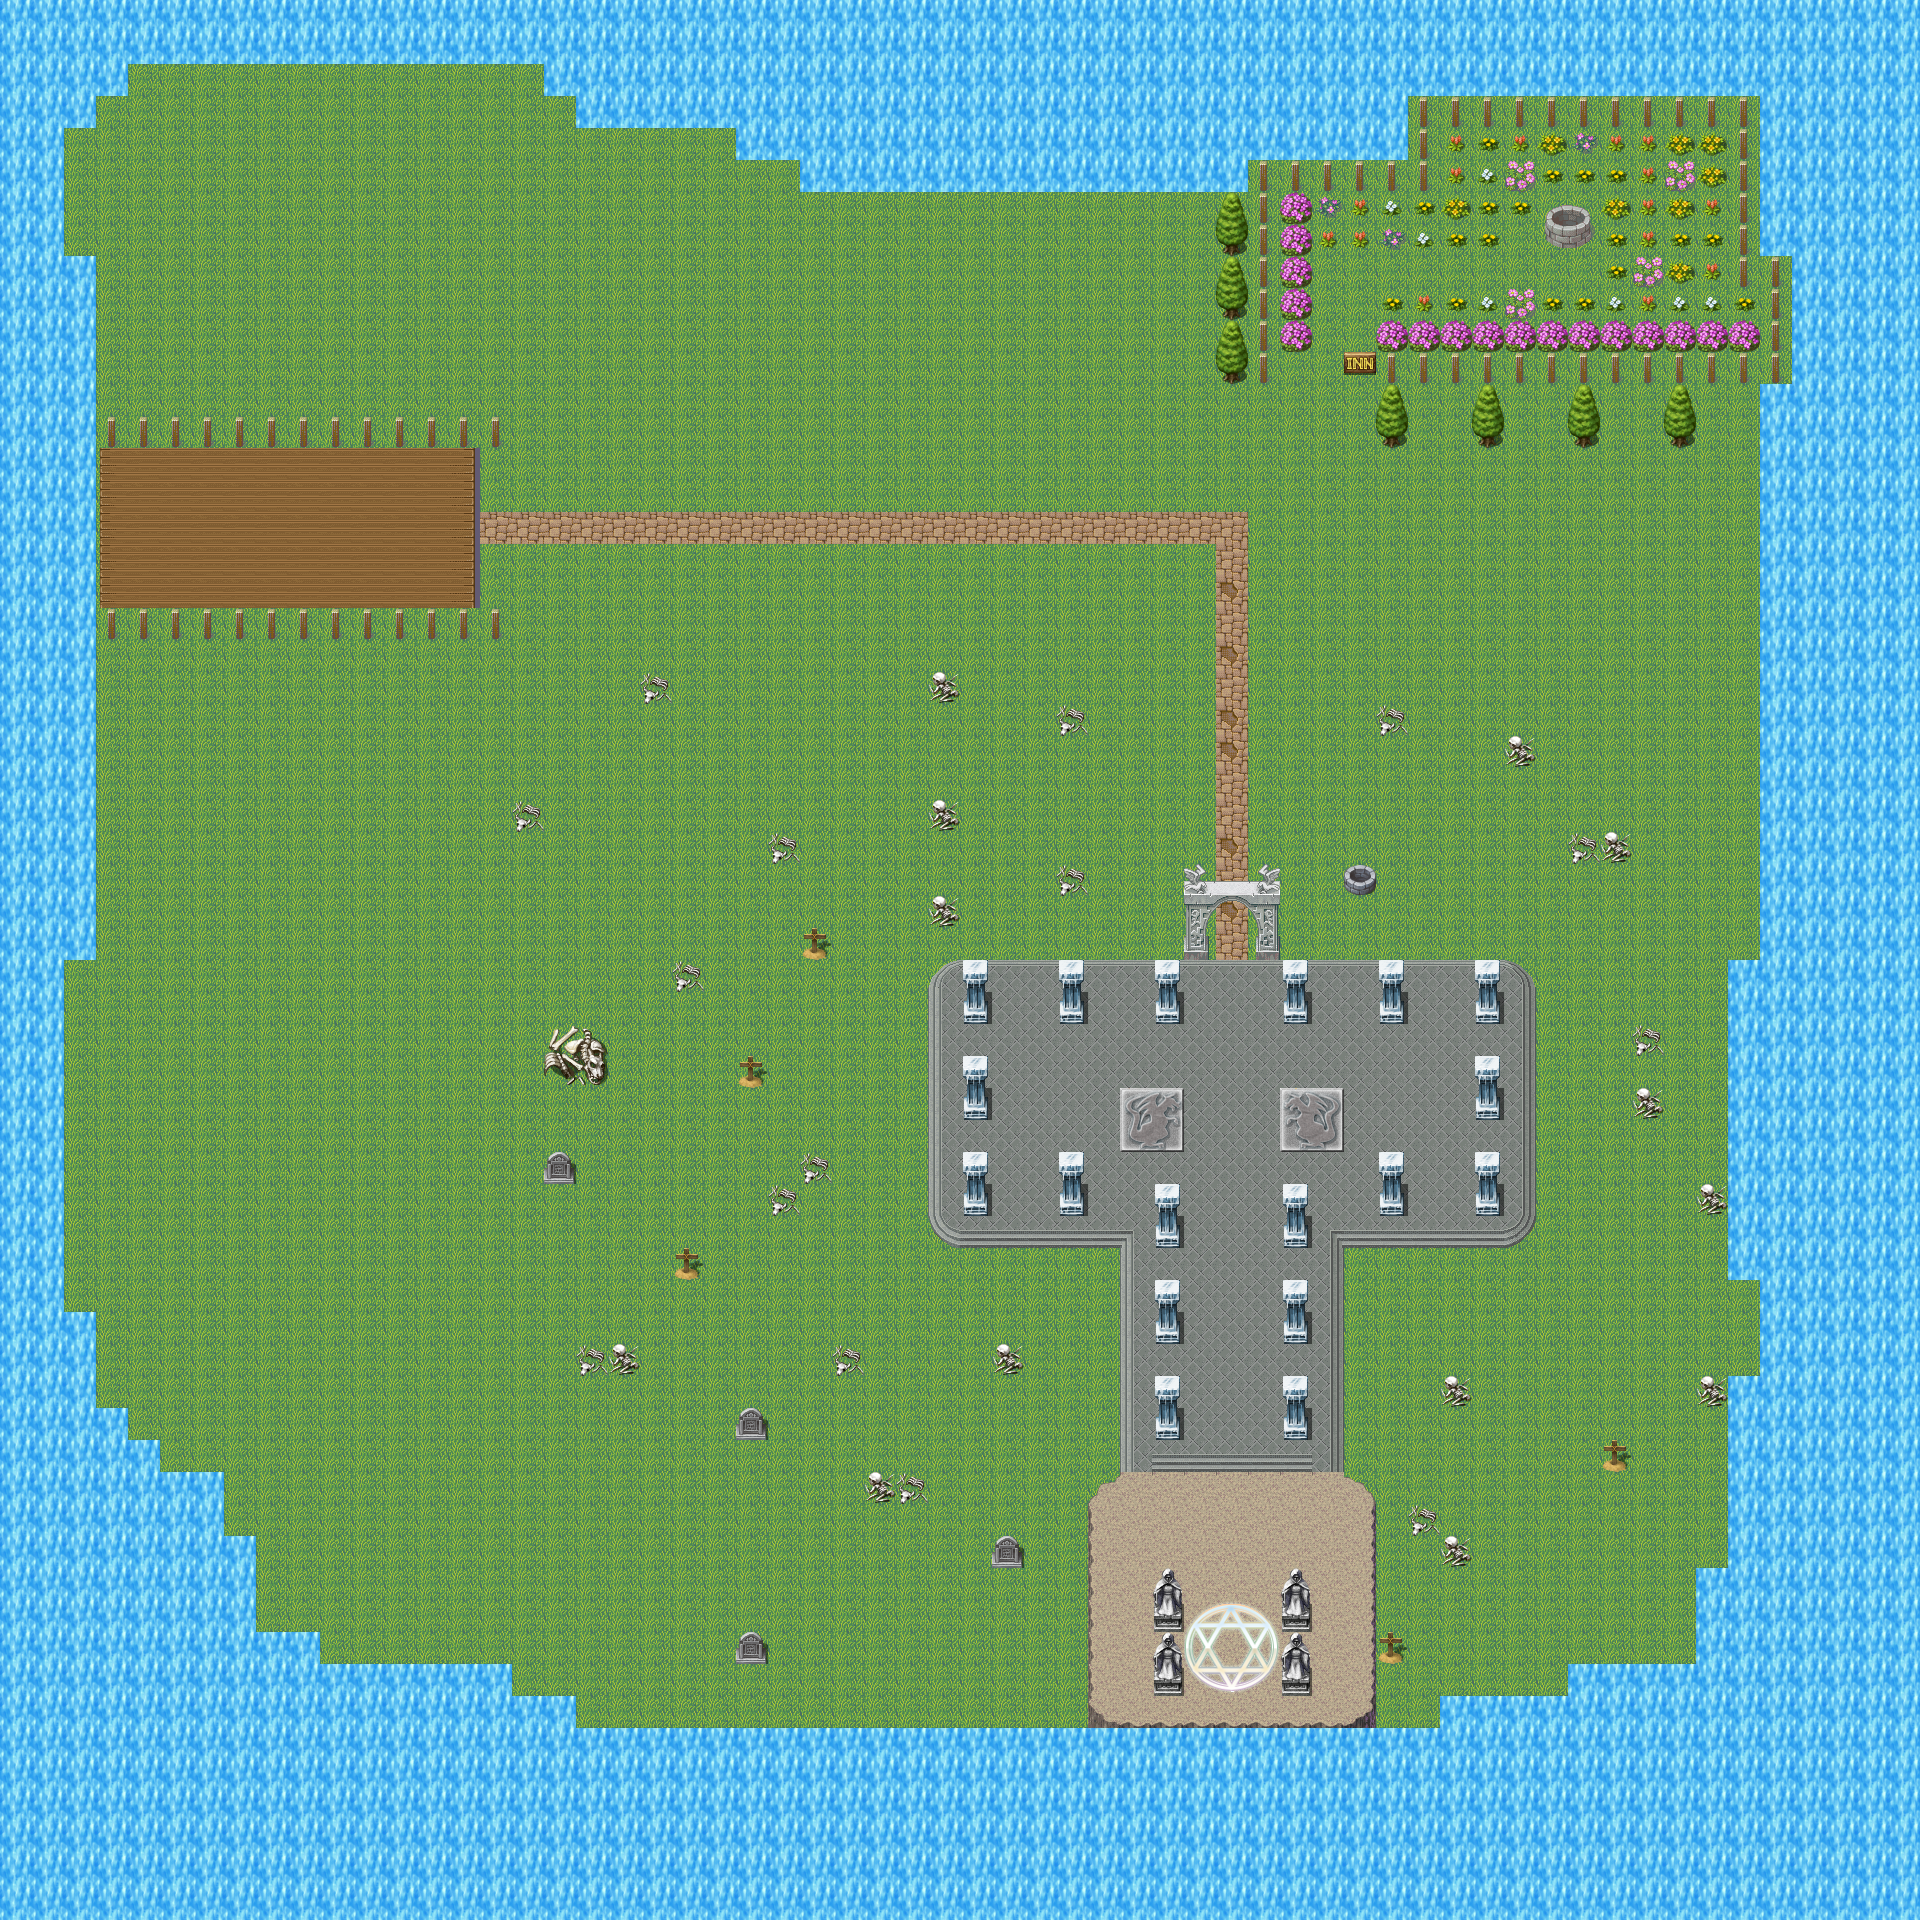

Tiled map render using the project's own tile images. Description and the map definition, with tile-layer contents summarised, below:
An orthogonal 60x60 tile map with 32x32 px tiles, 4 tile layers (Suelo, decoracion, obstaculos, profundidad).

<map version="1.0" tiledversion="1.1.2" orientation="orthogonal" renderorder="right-down" width="60" height="60" tilewidth="32" tileheight="32" infinite="0" nextobjectid="1">
 <tileset firstgid="1" source="PrimerConjunto.tsx" />
 <layer name="Suelo" width="60" height="60">
  <data>[3600 cells, 3600 non-empty, 2 distinct tile ids]</data>
 </layer>
 <layer name="decoracion" width="60" height="60">
  <data>[3600 cells, 500 non-empty, 58 distinct tile ids]</data>
 </layer>
 <layer name="obstaculos" width="60" height="60">
  <data>[3600 cells, 1185 non-empty, 15 distinct tile ids]</data>
 </layer>
 <layer name="profundidad" width="60" height="60">
  <data>[3600 cells, 35 non-empty, 9 distinct tile ids]</data>
 </layer>
</map>
